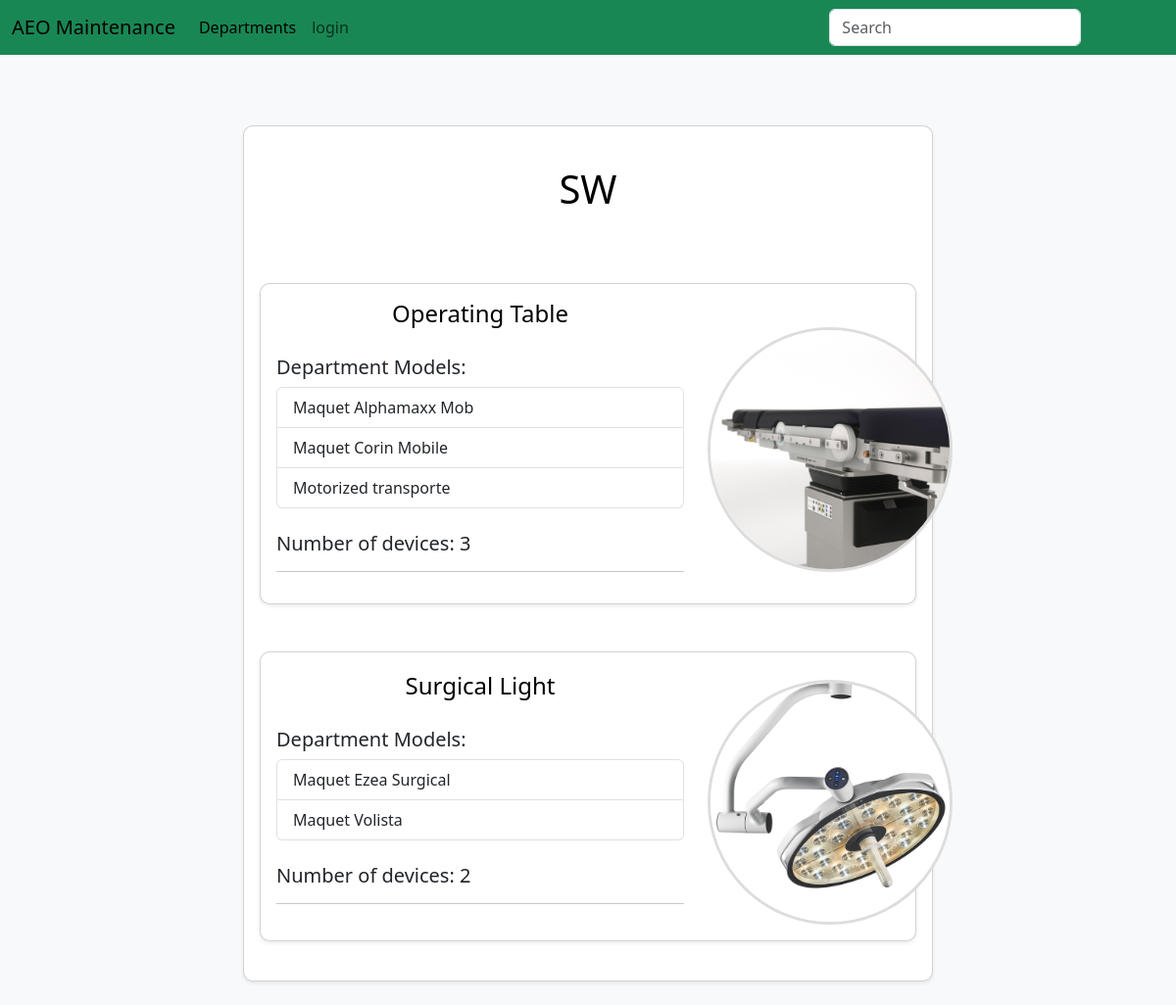
The app's page /departments/2/devices/ with its own data.
### maintenance_system/models.py (models this page shows, shortened)
class Department(db.Model):
	id = db.Column(db.Integer, primary_key=True)
	name = db.Column(db.String(80), unique=True)
	members = db.relationship('User', backref='department', lazy=True)
	devices = db.relationship('Device', backref='department', lazy=True)

class Device(db.Model):
	id = db.Column(db.Integer, primary_key=True)
	name = db.Column(db.String(80), unique=True)
	department_id = db.Column(db.Integer, db.ForeignKey('department.id'))
	models = db.relationship('Model', backref='device', lazy=True)

class Model(db.Model):
	id = db.Column(db.Integer, primary_key=True)
	name = db.Column(db.String(80), unique=True)
	manufacturer = db.Column(db.String(80))
	picture = db.Column(db.String(20), default='device_model.jpg')
	device_id = db.Column(db.Integer, db.ForeignKey('device.id'))
	machines = db.relationship('Machine', backref='model', lazy=True)

### maintenance_system/Main/routes.py (the view)
@main.route('/<path:path>', methods=['GET'])
def catch_all(path):
    return f"Caught route: {path}", 404

### maintenance_system/Devices/forms.py (shortened to what this page needs)
class DeviceForm(FlaskForm):
    name = StringField('Device Name', validators=[DataRequired(), Length(min=2, max=20)])
    submit = SubmitField('Add')

### maintenance_system/Devices/routes.py (called while the page is built)
@devicesbp.route('/departments/<int:department_id>/devices/', methods=['GET'])
def devices(department_id):
    department = Department.query.get_or_404(department_id)
    users = User.query.all()
    form = DeviceForm()
    devices = department.devices
    return render_template('devices.html', department=department, devices=devices, form=form, users=users)

### maintenance_system/Templates/devices.html (shortened to what this page needs)
{% extends "layout.html"%}
{% block content %}
<div class="row justify-content-center">
	<div class="col-lg-8 mt-4 mb-4">
		<div class="card p-3 shadow-sm">
			<div class="row">
				<div class="col-md-8 col-lg-12 mt-4 mb-4">
					<a href="{{ url_for('departmentsbp.department', id = department.id) }}" class="anchor-custom">
						<h1 class="text-center mb-4">{{ department.name }}</h1>
					</a>
				</div>
				{% for device in devices %}
				<div class="col-md-8 col-lg-12 mt-4 mb-4">
					<div class="card p-3 shadow-sm">
						<div class="row align-items-center">
							<div class="col-lg-8 col-12">
								<a href="{{ url_for('modelsbp.models', device_id = device.id)}}" class="anchor-custom">
									<h4 class="mb-1 text-center">{{ device.name }}</h4>
								</a>
								<br>
								<h5>Department Models: </h5>
								{% if device.models%}
								<div class="list-group">
									{% for model in device.models%}
									<a href="{{ url_for('machinesbp.machines', model_id = model.id)}}"
										class="list-group-item list-group-item-action">{{
										model.name }}</a>
									{% endfor%}
								</div>
								<br>
								<h5>Number of devices: {{ device.models|length }}</h5>
								{% else %}
								<p>There is no models</p>
								{% endif%}
								<hr>
							</div>
							<div class="col-lg-4 text-center mt-1">
							{% set device_picture = (device.models | random).picture if device.models else 'default.jpg' %}
								<img src="{{ url_for('static', filename='images/'+ device_picture) }}" alt="User Photo"
									class="rounded-photo mt-2">
							</div>
						</div>
					</div>
				</div>
				{% endfor %}
			</div>
		</div>
	</div>
	{% endblock%}

### maintenance_system/static/css/style.css (style rules this page uses)
body { background-color: #f8f9fa; }
.rounded-photo { width: 250px; height: 250px; object-fit: cover; border-radius: 50%; border: 3px solid #ddd; }
.anchor-custom { text-decoration: none; color: black; cursor: pointer; transition: color 0.3s ease; }
.card { border-radius: 10px; }
.list-group-item { display: flex; justify-content: space-between; align-items: center; }

### records on screen
Department: name "SW"
Device: name "Operating Table", models|length "3", picture (picture)
Model: name "Maquet Alphamaxx Mob"
Model: name "Maquet Corin Mobile"
Model: name "Motorized transporte"
Device: name "Surgical Light", models|length "2", picture (picture)
Model: name "Maquet Ezea Surgical"
Model: name "Maquet Volista"
